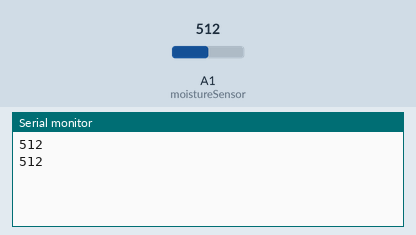
A sketch run on a simulated Arduino Uno, built with avr-gcc and run on an emulated ATmega328P. Shown: the last lines printed to the serial monitor. The inputs (shaded band) are chosen by the test bench; at power-on: A1 (moistureSensor) = 512.

Above: at 1.8 s.
1.9 s: A1 (moistureSensor) set to 716
At 2.8 s:
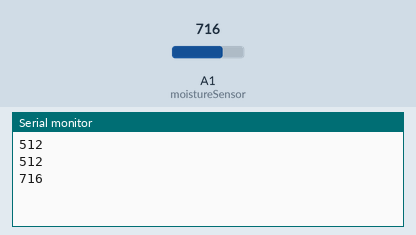
3.4 s: A1 (moistureSensor) set to 900
At 4.6 s:
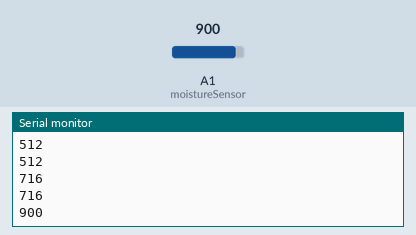
Timing chart, 0 to 6.4 s (numbered marks = the images above; inputs shaded):
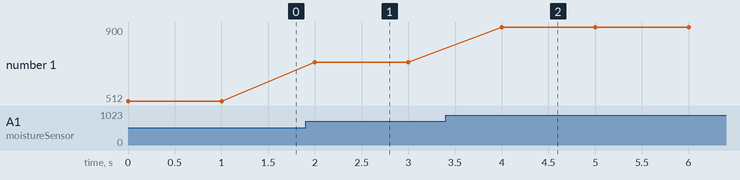

The sketch:

soilmoisture.ino
```cpp
int moistureSensor = 1;
int moistureValue = 0;
void setup() {
  Serial.begin(9600);
}

void loop() {
  int moistureValue = analogRead(moistureSensor);
  Serial.println(moistureValue);
  delay(1000);        // delay 1 second between reads
}
```

Measured:
- after the input at 1.9 s, the serial monitor: prints a new line after 0.10 s (image 1)
- after the input at 3.4 s, the serial monitor: prints a new line after 0.60 s (image 2)
- plotted number 1: 512 → 716 after the input at 1.9 s, 716 → 900 after the input at 3.4 s
